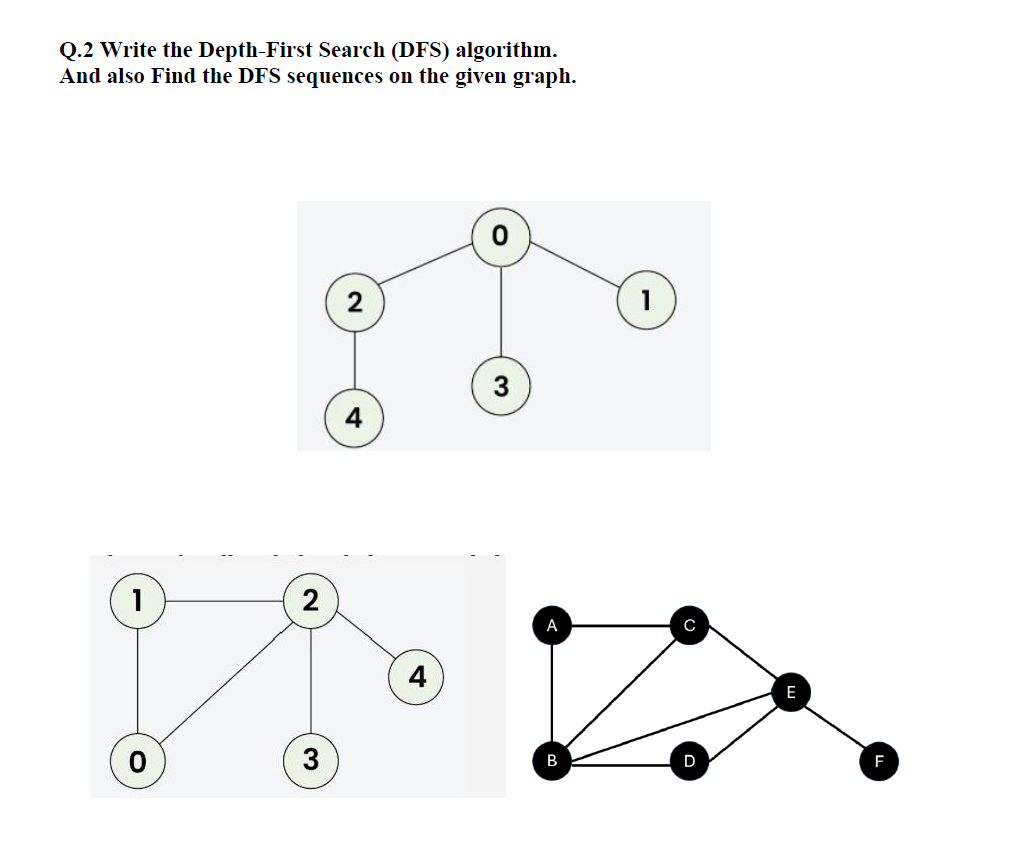
#> input picture AK.png, 1020 x 861 px
$ python exp1.py
#> lines starting #> are read from the running program, lines starting #| are printed output that depends on the picture
from PIL import Image
import cv2
import numpy as np


pil_img = Image.open("AK.png")
#> pil_img is the input picture: PIL image 1020x861 RGBA; mean R, G, B, A 246.8, 247.4, 247.4, 255
pil_img.show(title="PIL Original Image")

pil_array = np.array(pil_img)
print("PIL Image converted to Array:\n", pil_array)
#> (printed output is left out)

resized_pil = pil_img.resize((100, 100))
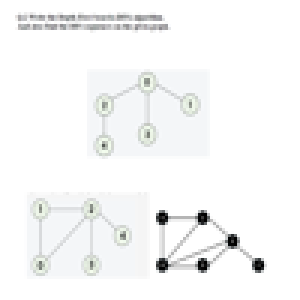
#> resized_pil: PIL image 100x100 RGBA (shown 3 times larger); mean R, G, B, A 246.6, 247.3, 247.3, 255
resized_pil.show(title="Resized Image (100x100)")

cv_img = cv2.imread("AK.png")
cv2.imshow("Original Image (OpenCV)", cv_img)

gray_img = cv2.cvtColor(cv_img, cv2.COLOR_BGR2GRAY)
cv2.imshow("Grayscale Image", gray_img)

cv2.waitKey(0)
cv2.destroyAllWindows()
